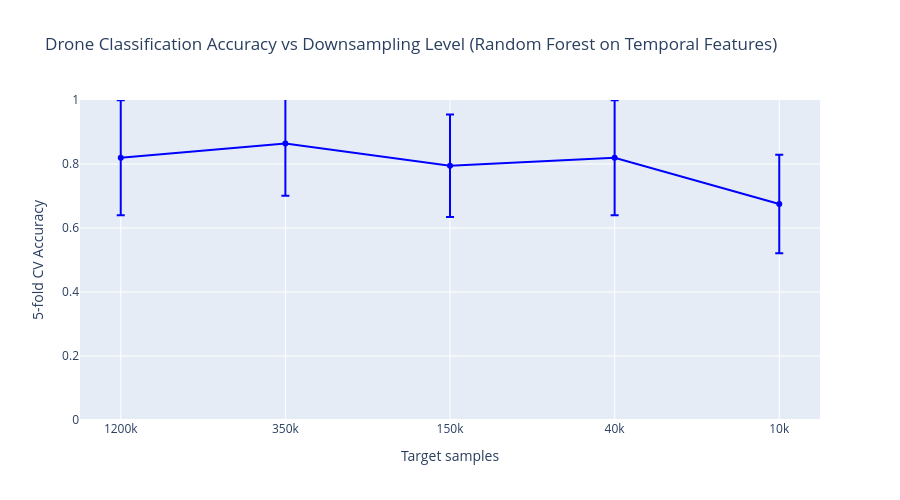

The notebook cell this image was saved under:
### Code cell
fig = go.Figure()

method_data = discrim_df.sort_values('target_samples', ascending=False)
x_labels = [f"{t//1000}k" if t >= 1000 else str(t) for t in method_data['target_samples']]

fig.add_trace(go.Scatter(
    x=x_labels,
    y=method_data['accuracy_mean'],
    error_y=dict(type='data', array=method_data['accuracy_std']),
    mode='lines+markers',
    name='Interpolation',
    line=dict(width=2, color='blue')
))

fig.update_layout(
    title="Drone Classification Accuracy vs Downsampling Level (Random Forest on Temporal Features)",
    xaxis_title="Target samples",
    yaxis_title="5-fold CV Accuracy",
    height=500,
    yaxis=dict(range=[0, 1])
)

save_figure(fig, "Discriminative_Power_vs_Downsampling")
fig.show()

### Figure 1 — Plotly figure (JSON) as saved in the notebook; plotly's stock layout.template omitted (floating-point values rounded to 4 significant figures)
{"data": [{"error_y": {"array": [0.1796, 0.163, 0.1604, 0.1796, 0.1541], "type": "data"}, "line": {"color": "blue", "width": 2}, "mode": "lines+markers", "name": "Interpolation", "type": "scatter", "x": ["1200k", "350k", "150k", "40k", "10k"], "y": [0.8194, 0.8639, 0.7944, 0.8194, 0.675]}], "layout": {"height": 500, "title": {"text": "Drone Classification Accuracy vs Downsampling Level (Random Forest on Temporal Features)"}, "xaxis": {"title": {"text": "Target samples"}}, "yaxis": {"range": [0, 1], "title": {"text": "5-fold CV Accuracy"}}}}
